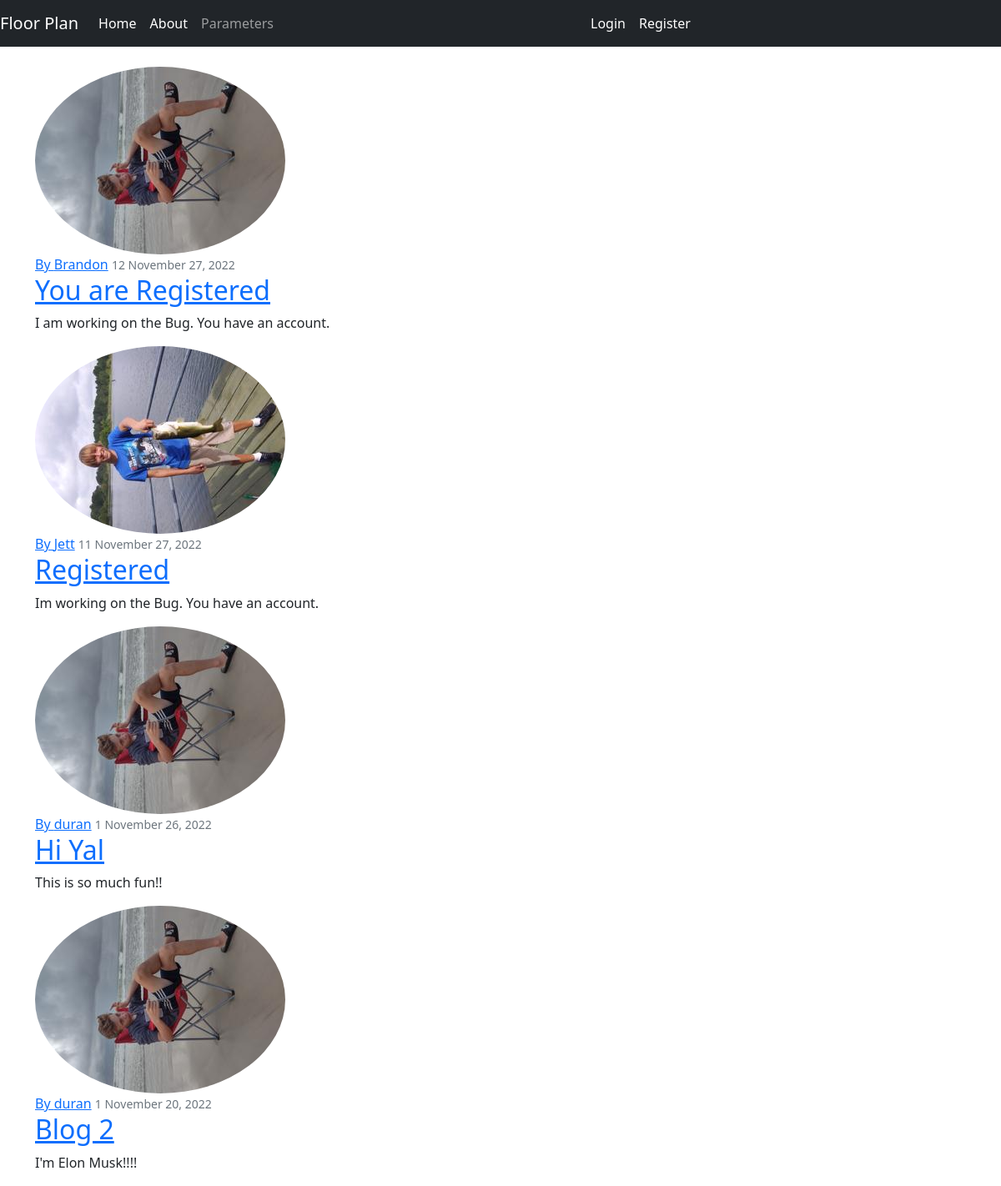
The app's page /, older data.
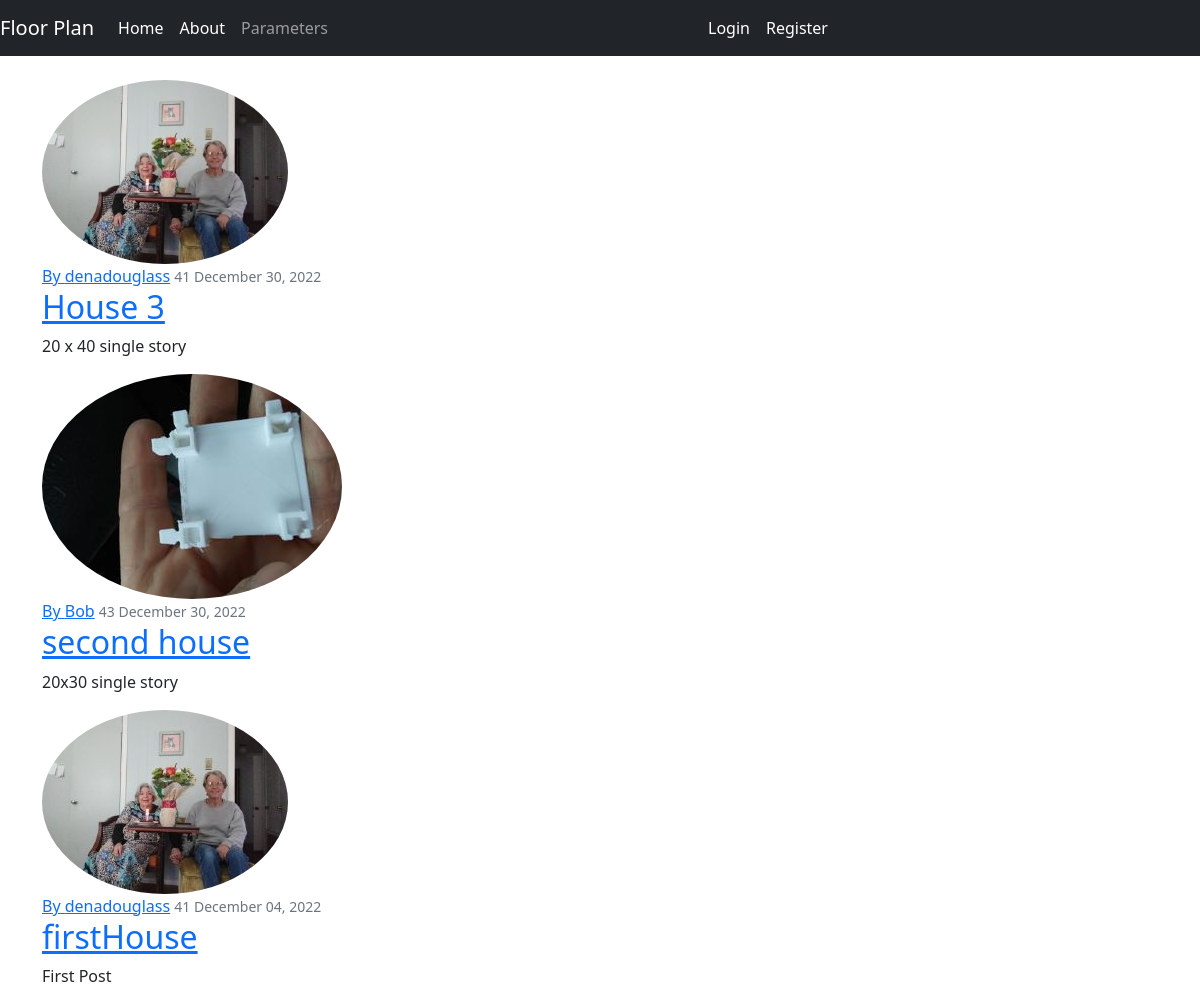
The same page, newer data.
### BBrandApp/models.py (models this page shows, shortened)
class Post(models.Model):
	title = models.CharField(max_length=100)
	content = models.TextField()
	date_posted = models.DateTimeField(default=timezone.now)
	name = models.ForeignKey(User, on_delete=models.CASCADE)

### users/models.py (models this page shows, shortened)
class Profile(models.Model):
	user = models.OneToOneField(User, on_delete=models.CASCADE)
	image = models.ImageField(default='default.jpg', upload_to='profile_pics')

### BBrandApp/views.py (the view)
# urls.py: path('', PostListView.as_view(), name='home'),
class PostListView(ListView):
	model = Post
	template_name = 'home.html' # <app>/<model>_<viewtype>.html
	context_object_name = 'posts'
	ordering = ['-date_posted']

### BBrandApp/templates/home.html
{% extends 'base.html' %}
{%block content %}
	{% for post in posts %}
		<article class="media content-section">
			<img class="rounded-circle article-img" src="{{ post.name.profile.image.url }}">
			<div class="media-body">
				<div class="articale-metadata">
					<a class="mr-2" href="{% url 'user' %}">By {{ post.name }}</a>
					<small class="text-muted">{{ post.name_id}} {{ post.date_posted|date:"F d, Y" }}</small>
				</div>
				<h2><a class="article-title" href="{% url 'post-detail' post.id %}">{{ post.title }}</a></h2>
				<p class="articale-content">{{ post.content }}</p>
			</div>
		</article>
	{% endfor %}
{% endblock %}

### BBrandApp/templates/base.html (shortened to what this page needs)
<!doctype html>
<html lang="en">
  <head>
    <link href="https://cdn.jsdelivr.net/npm/bootstrap@5.2.0-beta1/dist/css/bootstrap.min.css" rel="stylesheet">
  </head>
  <body>
    <nav class="navbar navbar-expand-lg bg-dark navbar-dark">
    <a class="navbar-brand" href="{% url 'home' %}">Floor Plan</a>
    <div class="collapse navbar-collapse" id="navbarSupportedContent">
      <ul class="navbar-nav me-auto mb-2 mb-lg-0">
        <li class="nav-item">
          <a class="nav-link active" aria-current="page" href="{% url 'home' %}">Home</a>
        </li>
        <li class="nav-item">
          <a class="nav-link active" href="{% url 'about' %}">About</a>
        </li>
        <li class="nav-item">
          <a class="nav-link" href="(% url 'parameters' %)">Parameters</a>
        </li>
      </ul>
    </div>
    <div class="collapse navbar-collapse" id="navbarSupportedContent">
      <ul class="navbar-nav me-auto mb-2 mb-lg-0">
          {% if user.is_authenticated %}
          <a class="nav-link active" href="{% url 'post-create' %}">New Post</a>
          <a class="nav-link active" href="{% url 'profile' %}">Profile</a>
        <li class="nav-item">
          <a class="nav-link active" href="{% url 'logout' %}">Logout</a>
        </li>
          {% else %}
        <li class="nav-item">
          <a class="nav-link active" href="{% url 'login' %}">Login</a>
        </li>
        <li class="nav-item">
          <a class="nav-link active" href="{% url 'register' %}">Register</a>
        </li>
          {% endif %}
      </ul>
    </div>
</nav>
<br/>
<div class="container">
  {% block content %}
  {% endblock %}
</div>
  </body>
</html>

Row changes from the older to the newer data that the page shows:
removed Post: name.profile.image (picture), name "Brandon", name_id "12", date_posted "November 27, 2022", title "You are Registered", content "I am working on the Bug. You have an account."
removed Post: name.profile.image (picture), name "Jett", name_id "11", date_posted "November 27, 2022", title "Registered", content "Im working on the Bug. You have an account."
removed Post: name.profile.image (picture), name "duran", name_id "1", date_posted "November 26, 2022", title "Hi Yal", content "This is so much fun!!"
removed Post: name.profile.image (picture), name "duran", name_id "1", date_posted "November 20, 2022", title "Blog 2", content "I'm Elon Musk!!!!"
added Post: name.profile.image (picture), name "denadouglass", name_id "41", date_posted "December 30, 2022", title "House 3", content "20 x 40 single story"
added Post: name.profile.image (placeholder picture), name "Bob", name_id "43", date_posted "December 30, 2022", title "second house", content "20x30 single story"
added Post: name.profile.image (picture), name "denadouglass", name_id "41", date_posted "December 04, 2022", title "firstHouse", content "First Post"
